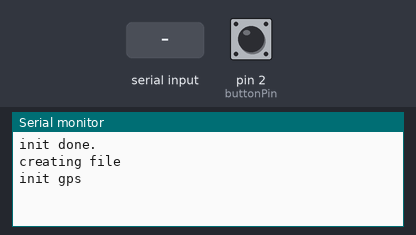
This sketch was run on a simulated Arduino Uno, built with avr-gcc and run on an emulated ATmega328P. Parts: the last lines printed to the serial monitor. The inputs (shaded band) are chosen by the test bench; at power-on: pin 2 (buttonPin) LOW. Storage starts empty.

Above: at 3.2 s.
3.3 s: pin 2 (buttonPin) pulled HIGH for 0.15 s
At 4.1 s:
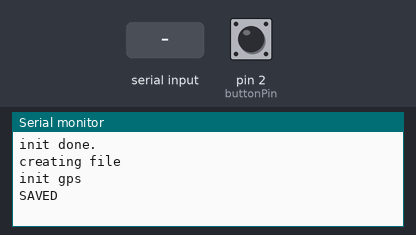
4.9 s: "1" received over the second serial link
At 5.3 s:
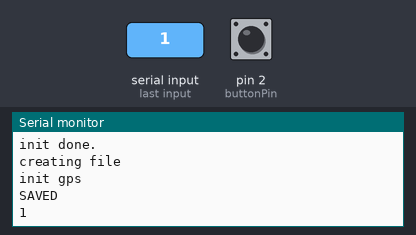
6.4 s: "0" received over the second serial link
At 7.7 s:
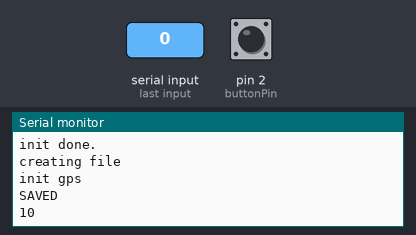

Measured:
- after the input at 3.3 s, the serial monitor: prints a new line at once (image 1)
- after the input at 4.9 s, the serial monitor: prints a new line at once (image 2)
- after the input at 6.4 s, the serial monitor: prints a new line at once (image 3)

The sketch:

sd_card_datalogging.ino
```cpp
/*
Logging data from a GPS module using SD card and Arduino
*/

// Libraries:
#include <SD.h>
#include <SoftwareSerial.h>

// SD Card Shield:
const int chipSelect = 4;  // CS for Arduino Uno Rev3e + seeed studio SD Card Shield v4.4
File coordinateLogs;
unsigned long lastFlushTime = 0;

// Button for saving to SD card:
const int buttonPin = 2;

// GPS:
SoftwareSerial gpsSerial(8,7);  // Change to hardware serial when I swap to Mega board
#define PMTK_SET_NMEA_UPDATE  "$PMTK220,2000*1F"  // 2000 = 2 seconds
#define PMTK_SET_NMEA_OUTPUT_ALLDATA "$PMTK314,1,1,1,1,1,1,0,0,0,0,0,0,0,0,0,0,0,0,0*28"


void setup() {
  while(!Serial);

  // Open serial communications
  Serial.begin(115200);  // Arduino <-> Laptop
  gpsSerial.begin(9600);  // GPS Module <-> Arduino
  delay(2000);  // Allow for opening of serial monitor tool

  if (!SD.begin(chipSelect)) {
    Serial.println("init failed.");
    while (1);
  }
  Serial.println("init done.");

  // Open file and overwrite data if exists
  Serial.println("creating file");
  coordinateLogs = SD.open("coords.txt", O_WRITE | O_CREAT | O_TRUNC);  // limited by 8.3 filename format

  Serial.println("init gps");
  gpsSerial.println(PMTK_SET_NMEA_OUTPUT_ALLDATA);
  gpsSerial.println(PMTK_SET_NMEA_UPDATE);

  attachInterrupt(digitalPinToInterrupt(buttonPin), saveToSD, RISING);  // if button is pressed save data
}

void loop() {
  if (gpsSerial.available()) {
    char c = gpsSerial.read();  // Read stream from GPS
    Serial.write(c);

    // If the file opened okay, write to it:
    if (coordinateLogs) {
      coordinateLogs.print(c);
    } else {
      Serial.println("error opening file");
    }

  }
}

void saveToSD() {
  coordinateLogs.flush();  // Save contents to SD card
  Serial.println("SAVED");
}
```
